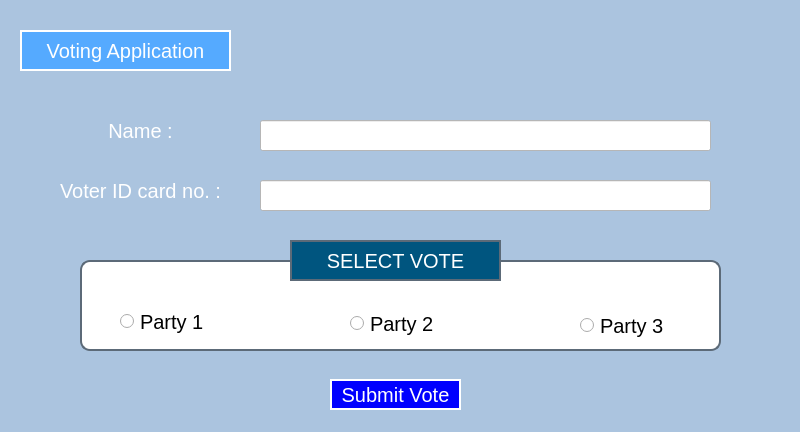
<?xml version="1.0" encoding="UTF-8"?>
<ui version="4.0">
 <class>MainWindow</class>
 <widget class="QMainWindow" name="MainWindow">
  <property name="geometry">
   <rect>
    <x>0</x>
    <y>0</y>
    <width>800</width>
    <height>432</height>
   </rect>
  </property>
  <property name="windowTitle">
   <string>User Section</string>
  </property>
  <property name="styleSheet">
   <string notr="true">background-color: rgb(171, 196, 223);</string>
  </property>
  <widget class="QWidget" name="centralwidget">
   <widget class="QLabel" name="label">
    <property name="geometry">
     <rect>
      <x>20</x>
      <y>30</y>
      <width>211</width>
      <height>41</height>
     </rect>
    </property>
    <property name="autoFillBackground">
     <bool>false</bool>
    </property>
    <property name="styleSheet">
     <string notr="true">font-size:20px;
background-color: rgb(85, 170, 255);
color: rgb(255, 255, 255);
border:2px solid white;</string>
    </property>
    <property name="text">
     <string>Voting Application</string>
    </property>
    <property name="alignment">
     <set>Qt::AlignCenter</set>
    </property>
   </widget>
   <widget class="QLabel" name="label_2">
    <property name="geometry">
     <rect>
      <x>50</x>
      <y>110</y>
      <width>181</width>
      <height>41</height>
     </rect>
    </property>
    <property name="autoFillBackground">
     <bool>false</bool>
    </property>
    <property name="styleSheet">
     <string notr="true">color:white;
font-size:20px;</string>
    </property>
    <property name="text">
     <string>Name :</string>
    </property>
    <property name="alignment">
     <set>Qt::AlignCenter</set>
    </property>
   </widget>
   <widget class="QLabel" name="label_3">
    <property name="geometry">
     <rect>
      <x>50</x>
      <y>170</y>
      <width>181</width>
      <height>41</height>
     </rect>
    </property>
    <property name="autoFillBackground">
     <bool>false</bool>
    </property>
    <property name="styleSheet">
     <string notr="true">color:white;
font-size:20px;</string>
    </property>
    <property name="text">
     <string>Voter ID card no. :</string>
    </property>
    <property name="alignment">
     <set>Qt::AlignCenter</set>
    </property>
   </widget>
   <widget class="QLabel" name="label_4">
    <property name="geometry">
     <rect>
      <x>290</x>
      <y>240</y>
      <width>211</width>
      <height>41</height>
     </rect>
    </property>
    <property name="autoFillBackground">
     <bool>false</bool>
    </property>
    <property name="styleSheet">
     <string notr="true">font-size:20px;
background-color: rgb(0, 85, 127);
color: rgb(255, 255, 255);
border:2px solid;
border-color: rgb(92, 106, 120);</string>
    </property>
    <property name="text">
     <string>SELECT VOTE</string>
    </property>
    <property name="alignment">
     <set>Qt::AlignCenter</set>
    </property>
   </widget>
   <widget class="QRadioButton" name="radioButton">
    <property name="geometry">
     <rect>
      <x>120</x>
      <y>306</y>
      <width>91</width>
      <height>31</height>
     </rect>
    </property>
    <property name="styleSheet">
     <string notr="true">font-size:20px;
background-color: rgb(255, 255, 255);</string>
    </property>
    <property name="text">
     <string>Party 1</string>
    </property>
   </widget>
   <widget class="QRadioButton" name="radioButton_2">
    <property name="geometry">
     <rect>
      <x>350</x>
      <y>308</y>
      <width>91</width>
      <height>31</height>
     </rect>
    </property>
    <property name="styleSheet">
     <string notr="true">font-size:20px;
background-color: rgb(255, 255, 255);</string>
    </property>
    <property name="text">
     <string>Party 2</string>
    </property>
   </widget>
   <widget class="QRadioButton" name="radioButton_3">
    <property name="geometry">
     <rect>
      <x>580</x>
      <y>310</y>
      <width>91</width>
      <height>31</height>
     </rect>
    </property>
    <property name="styleSheet">
     <string notr="true">font-size:20px;
background-color: rgb(255, 255, 255);
</string>
    </property>
    <property name="text">
     <string>Party 3</string>
    </property>
   </widget>
   <widget class="QLineEdit" name="lineEdit">
    <property name="geometry">
     <rect>
      <x>260</x>
      <y>120</y>
      <width>451</width>
      <height>31</height>
     </rect>
    </property>
    <property name="autoFillBackground">
     <bool>false</bool>
    </property>
    <property name="styleSheet">
     <string notr="true">background-color: rgb(255, 255, 255);
color: rgb(0, 0, 0);</string>
    </property>
   </widget>
   <widget class="QLineEdit" name="lineEdit_2">
    <property name="geometry">
     <rect>
      <x>260</x>
      <y>180</y>
      <width>451</width>
      <height>31</height>
     </rect>
    </property>
    <property name="autoFillBackground">
     <bool>false</bool>
    </property>
    <property name="styleSheet">
     <string notr="true">background-color: rgb(255, 255, 255);
color: rgb(0, 0, 0);</string>
    </property>
   </widget>
   <widget class="QFrame" name="frame">
    <property name="geometry">
     <rect>
      <x>80</x>
      <y>260</y>
      <width>641</width>
      <height>91</height>
     </rect>
    </property>
    <property name="styleSheet">
     <string notr="true">background-color: rgb(255, 255, 255);
border:2px solid rgb(92, 106, 120);
border-radius:10px;</string>
    </property>
    <property name="frameShape">
     <enum>QFrame::StyledPanel</enum>
    </property>
    <property name="frameShadow">
     <enum>QFrame::Raised</enum>
    </property>
   </widget>
   <widget class="QPushButton" name="pushButton">
    <property name="geometry">
     <rect>
      <x>330</x>
      <y>379</y>
      <width>131</width>
      <height>31</height>
     </rect>
    </property>
    <property name="autoFillBackground">
     <bool>false</bool>
    </property>
    <property name="styleSheet">
     <string notr="true">font-size:20px;
background-color: rgb(0, 0, 255);
color: rgb(255, 255, 255);
border:2px solid white;</string>
    </property>
    <property name="text">
     <string>Submit Vote</string>
    </property>
   </widget>
   <zorder>frame</zorder>
   <zorder>label</zorder>
   <zorder>label_2</zorder>
   <zorder>label_3</zorder>
   <zorder>label_4</zorder>
   <zorder>radioButton</zorder>
   <zorder>radioButton_2</zorder>
   <zorder>radioButton_3</zorder>
   <zorder>lineEdit</zorder>
   <zorder>lineEdit_2</zorder>
   <zorder>pushButton</zorder>
  </widget>
  <widget class="QStatusBar" name="statusbar"/>
 </widget>
 <resources/>
 <connections/>
</ui>
